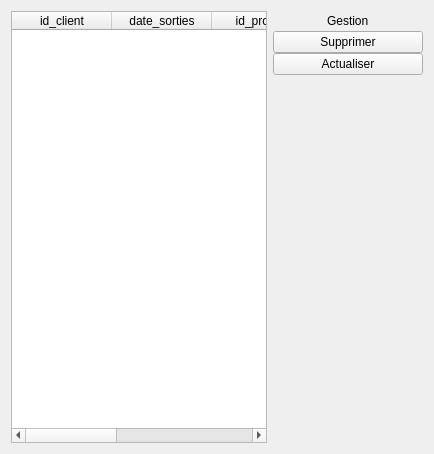
         <widget class="QWidget" name="page_sorties">
          <attribute name="title">
           <string>Sorties</string>
          </attribute>
          <layout class="QHBoxLayout" name="horizontalLayout_37">
           <item>
            <widget class="QWidget" name="sorties_main_page" native="true">
             <layout class="QHBoxLayout" name="horizontalLayout_26">
              <property name="spacing">
               <number>0</number>
              </property>
              <property name="leftMargin">
               <number>0</number>
              </property>
              <property name="topMargin">
               <number>0</number>
              </property>
              <property name="rightMargin">
               <number>0</number>
              </property>
              <property name="bottomMargin">
               <number>0</number>
              </property>
              <item>
               <widget class="QTableWidget" name="table_sorties">
                <column>
                 <property name="text">
                  <string>id_client</string>
                 </property>
                </column>
                <column>
                 <property name="text">
                  <string>date_sorties</string>
                 </property>
                </column>
                <column>
                 <property name="text">
                  <string>id_produit</string>
                 </property>
                </column>
                <column>
                 <property name="text">
                  <string>quantite</string>
                 </property>
                </column>
                <column>
                 <property name="text">
                  <string>id_entrepot</string>
                 </property>
                </column>
               </widget>
              </item>
             </layout>
            </widget>
           </item>
           <item>
            <widget class="QWidget" name="widget_19" native="true">
             <property name="minimumSize">
              <size>
               <width>150</width>
               <height>0</height>
              </size>
             </property>
             <property name="maximumSize">
              <size>
               <width>150</width>
               <height>16777215</height>
              </size>
             </property>
             <layout class="QVBoxLayout" name="verticalLayout_10">
              <property name="spacing">
               <number>0</number>
              </property>
              <property name="leftMargin">
               <number>0</number>
              </property>
              <property name="topMargin">
               <number>0</number>
              </property>
              <property name="rightMargin">
               <number>0</number>
              </property>
              <property name="bottomMargin">
               <number>0</number>
              </property>
              <item>
               <layout class="QHBoxLayout" name="horizontalLayout_25">
                <item>
                 <spacer name="horizontalSpacer_19">
                  <property name="orientation">
                   <enum>Qt::Horizontal</enum>
                  </property>
                  <property name="sizeHint" stdset="0">
                   <size>
                    <width>40</width>
                    <height>20</height>
                   </size>
                  </property>
                 </spacer>
                </item>
                <item>
                 <widget class="QLabel" name="label_10">
                  <property name="text">
                   <string>Gestion</string>
                  </property>
                 </widget>
                </item>
                <item>
                 <spacer name="horizontalSpacer_20">
                  <property name="orientation">
                   <enum>Qt::Horizontal</enum>
                  </property>
                  <property name="sizeHint" stdset="0">
                   <size>
                    <width>40</width>
                    <height>20</height>
                   </size>
                  </property>
                 </spacer>
                </item>
               </layout>
              </item>
              <item>
               <widget class="QPushButton" name="supprimer_sorties_btn">
                <property name="text">
                 <string>Supprimer</string>
                </property>
               </widget>
              </item>
              <item>
               <widget class="QPushButton" name="actualiser_sorties_btn">
                <property name="text">
                 <string>Actualiser</string>
                </property>
               </widget>
              </item>
              <item>
               <spacer name="verticalSpacer_10">
                <property name="orientation">
                 <enum>Qt::Vertical</enum>
                </property>
                <property name="sizeHint" stdset="0">
                 <size>
                  <width>20</width>
                  <height>368</height>
                 </size>
                </property>
               </spacer>
              </item>
             </layout>
            </widget>
           </item>
          </layout>
         </widget>
